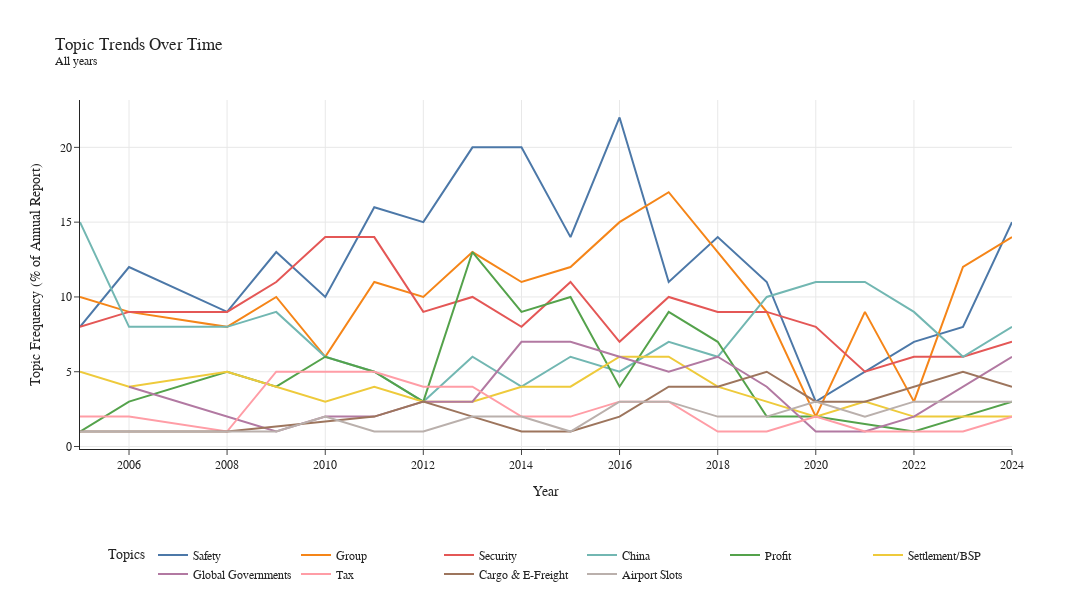

This figure's notebook cell:
### Code cell
# ------------------------------------------------------------
# Generate topic time series and visualize trends
# ------------------------------------------------------------

timestamps = pd.to_datetime(timestamps, format="%Y")
topics_over_time = topic_model.topics_over_time(texts, timestamps, topic_model.topics_)

# OPTIONAL: Set filter criteria
# Set to None to ignore
min_year = None
max_year = None
exclude_years = None #[2020]  

# Apply year filtering
filtered_topics, filter_label = filter_dataframe_by_year(
    topics_over_time,
    min_year=min_year,
    max_year=max_year,
    exclude_years=exclude_years
)

# Apply topic filtering (remove junk and noise topics)
filtered_topics = filtered_topics[
    (~filtered_topics["Topic"].isin(junk_topics)) &
    (filtered_topics["Topic"] != -1)
]

# Select top k most frequent clean topics
top_k = 10
top_topics = get_top_topics(filtered_topics, top_k)


# Make plot of topic frequency by year
# y-axis = % of all text chunks assigned to this topic in a given year
fig = topic_model.visualize_topics_over_time(filtered_topics, topics=top_topics)

# Apply custom colors and labels
palette = px.colors.qualitative.T10

for i, trace in enumerate(fig.data):
    topic_id = top_topics[i]
    trace.line.color = palette[i % len(palette)]
    trace.name = clean_labels[topic_id]
    hover_text = trace.hovertemplate or ""
    trace.hovertemplate = f"{clean_labels[topic_id]}<extra></extra>"

# Clean up the figure layout
fig.update_layout(
    title=f"Topic Trends Over Time<br><sup>{filter_label}</sup>",
    width=1200,
    height=600,
    xaxis_title="Year",
    yaxis_title="Topic Frequency (% of Annual Report)",
    legend_title="Topics",
    font=dict(family="Arial", size=12),
    legend=dict(
        orientation="h",
        yanchor="bottom",
        y=-0.4,
        xanchor="center",
        x=0.5
    )
)

output_filename = f"../outputs/topic_trends"
fig.write_html(f"{output_filename}.html")
fig.write_image(f"{output_filename}.png")

fig.show()

### Figure 1 — Plotly figure (JSON) as saved in the notebook; plotly's stock layout.template omitted (floating-point values rounded to 4 significant figures)
{"data": [{"hoverinfo": "text", "hovertemplate": "Safety<extra></extra>", "hovertext": ["<b>Topic 0</b><br>Words: safety, iosa, accident, analysis, programme", "<b>Topic 0</b><br>Words: safety, iosa, accident, audit, rate", "<b>Topic 0</b><br>Words: safety, iosa, audit, accidents, accident", "<b>Topic 0</b><br>Words: safety, iosa, accident, accidents, maintenance", "<b>Topic 0</b><br>Words: safety, iosa, accident, accidents, maintenance", "<b>Topic 0</b><br>Words: safety, iosa, accident, accidents, rate", "<b>Topic 0</b><br>Words: safety, iosa, accidents, accident, icao", "<b>Topic 0</b><br>Words: safety, iosa, accidents, audit, rate", "<b>Topic 0</b><br>Words: safety, iosa, accidents, accident, data", "<b>Topic 0</b><br>Words: safety, iosa, accidents, audit, accident", "<b>Topic 0</b><br>Words: safety, accidents, iosa, accident, fatalities", "<b>Topic 0</b><br>Words: safety, accidents, accident, iosa, cfit", "<b>Topic 0</b><br>Words: safety, accidents, iosa, accident, flights", "<b>Topic 0</b><br>Words: safety, accidents, accident, iosa, turbulence", "<b>Topic 0</b><br>Words: vouchers, safety, refundable vouchers, refundable, iosa", "<b>Topic 0</b><br>Words: safety, safety risk, accidents, safety leadership, pillar", "<b>Topic 0</b><br>Words: safety, million flights, flights, accident, million", "<b>Topic 0</b><br>Words: safety, iosa, accidents, accident, rate", "<b>Topic 0</b><br>Words: safety, iosa, accidents, accident, fatal"], "line": {"color": "#4C78A8"}, "marker": {"color": "#E69F00"}, "mode": "lines", "name": "Safety", "type": "scatter", "x": ["2005-01-01T00:00:00.000000000", "2006-01-01T00:00:00.000000000", "2008-01-01T00:00:00.000000000", "2009-01-01T00:00:00.000000000", "2010-01-01T00:00:00.000000000", "2011-01-01T00:00:00.000000000", "2012-01-01T00:00:00.000000000", "2013-01-01T00:00:00.000000000", "2014-01-01T00:00:00.000000000", "2015-01-01T00:00:00.000000000", "2016-01-01T00:00:00.000000000", "2017-01-01T00:00:00.000000000", "2018-01-01T00:00:00.000000000", "2019-01-01T00:00:00.000000000", "2020-01-01T00:00:00.000000000", "2021-01-01T00:00:00.000000000", "2022-01-01T00:00:00.000000000", "2023-01-01T00:00:00.000000000", "2024-01-01T00:00:00.000000000"], "y": [8, 12, 9, 13, 10, 16, 15, 20, 20, 14, 22, 11, 14, 11, 3, 5, 7, 8, 15]}, {"hoverinfo": "text", "hovertemplate": "Group<extra></extra>", "hovertext": ["<b>Topic 1</b><br>Words: security, api, security manual, manual, governments", "<b>Topic 1</b><br>Words: security, measures, screening, sems, governments", "<b>Topic 1</b><br>Words: security, data, passenger, sems, pnr", "<b>Topic 1</b><br>Words: security, passenger, program, sems, data", "<b>Topic 1</b><br>Words: security, sems, security facilitation, approach, facilitation", "<b>Topic 1</b><br>Words: security, checkpoint, checkpoint future, dhs, icao", "<b>Topic 1</b><br>Words: security, data, passenger, checkpoint, programs", "<b>Topic 1</b><br>Words: security, cof, one-stop, passenger, screening", "<b>Topic 1</b><br>Words: security, smart security, smart, passenger, information", "<b>Topic 1</b><br>Words: security, information, smart security, smart, cyber", "<b>Topic 1</b><br>Words: security, information, pnr, smart security, smart", "<b>Topic 1</b><br>Words: security, smart security, smart, information, governments", "<b>Topic 1</b><br>Words: security, smart security, smart, data, screening", "<b>Topic 1</b><br>Words: security, gasep, information, threats, governments", "<b>Topic 1</b><br>Words: security, cybersecurity, threats, cyber, conflict zones", "<b>Topic 1</b><br>Words: security, countries, belarus, terrorist, screening", "<b>Topic 1</b><br>Words: security, civil, attacks, information, airspace", "<b>Topic 1</b><br>Words: security, screening, measures, risk, information", "<b>Topic 1</b><br>Words: security, cybersecurity, information, sems, cyber"], "line": {"color": "#F58518"}, "marker": {"color": "#56B4E9"}, "mode": "lines", "name": "Group", "type": "scatter", "x": ["2005-01-01T00:00:00.000000000", "2006-01-01T00:00:00.000000000", "2008-01-01T00:00:00.000000000", "2009-01-01T00:00:00.000000000", "2010-01-01T00:00:00.000000000", "2011-01-01T00:00:00.000000000", "2012-01-01T00:00:00.000000000", "2013-01-01T00:00:00.000000000", "2014-01-01T00:00:00.000000000", "2015-01-01T00:00:00.000000000", "2016-01-01T00:00:00.000000000", "2017-01-01T00:00:00.000000000", "2018-01-01T00:00:00.000000000", "2019-01-01T00:00:00.000000000", "2020-01-01T00:00:00.000000000", "2021-01-01T00:00:00.000000000", "2022-01-01T00:00:00.000000000", "2023-01-01T00:00:00.000000000", "2024-01-01T00:00:00.000000000"], "y": [10, 9, 8, 10, 6, 11, 10, 13, 11, 12, 15, 17, 13, 9, 2, 9, 3, 12, 14]}, {"hoverinfo": "text", "hovertemplate": "Security<extra></extra>", "hovertext": ["<b>Topic 2</b><br>Words: settlement, service, card, sales, billion", "<b>Topic 2</b><br>Words: settlement, cass, service, sales, billion", "<b>Topic 2</b><br>Words: settlement, interline, sales, funds, billing", "<b>Topic 2</b><br>Words: settlement, billing, interline, billion, service", "<b>Topic 2</b><br>Words: settlement, bsp, cass, billion, bsps", "<b>Topic 2</b><br>Words: settlement, cass, billion, service, interline", "<b>Topic 2</b><br>Words: settlement, processed, billion, bsp, billing", "<b>Topic 2</b><br>Words: settlement, billion, bsp, cass, iss", "<b>Topic 2</b><br>Words: iss, settlement, funds, billion, settlement systems", "<b>Topic 2</b><br>Words: settlement, iss, billion, bsp, funds", "<b>Topic 2</b><br>Words: settlement, iss, billion, bsp, agents", "<b>Topic 2</b><br>Words: settlement, iss, billion, processed, bsp", "<b>Topic 2</b><br>Words: settlement, iss, billion, processed, bsp", "<b>Topic 2</b><br>Words: settlement, agents, bsp, processed, services", "<b>Topic 2</b><br>Words: settlement, agents, bsp, processed, travel agents", "<b>Topic 2</b><br>Words: settlement, billion, processed, processed billion, bsp", "<b>Topic 2</b><br>Words: processed, billion, processed billion, settlement, cass", "<b>Topic 2</b><br>Words: billion, settlement, processed, processed billion, financial", "<b>Topic 2</b><br>Words: settlement, billion, processed, cass, bsp"], "line": {"color": "#E45756"}, "marker": {"color": "#009E73"}, "mode": "lines", "name": "Security", "type": "scatter", "x": ["2005-01-01T00:00:00.000000000", "2006-01-01T00:00:00.000000000", "2008-01-01T00:00:00.000000000", "2009-01-01T00:00:00.000000000", "2010-01-01T00:00:00.000000000", "2011-01-01T00:00:00.000000000", "2012-01-01T00:00:00.000000000", "2013-01-01T00:00:00.000000000", "2014-01-01T00:00:00.000000000", "2015-01-01T00:00:00.000000000", "2016-01-01T00:00:00.000000000", "2017-01-01T00:00:00.000000000", "2018-01-01T00:00:00.000000000", "2019-01-01T00:00:00.000000000", "2020-01-01T00:00:00.000000000", "2021-01-01T00:00:00.000000000", "2022-01-01T00:00:00.000000000", "2023-01-01T00:00:00.000000000", "2024-01-01T00:00:00.000000000"], "y": [8, 9, 9, 11, 14, 14, 9, 10, 8, 11, 7, 10, 9, 9, 8, 5, 6, 6, 7]}, {"hoverinfo": "text", "hovertemplate": "China<extra></extra>", "hovertext": ["<b>Topic 4</b><br>Words: www org, org, www, simplifying, whatwedo", "<b>Topic 4</b><br>Words: efficiency, stop, agenda change, agenda, freedom", "<b>Topic 4</b><br>Words: liberalisation, bilateral, open, open skies, skies", "<b>Topic 4</b><br>Words: engine, engine engine, crisis, jatropha, boeing", "<b>Topic 4</b><br>Words: forest, asas, fly, cautious optimism, cautious", "<b>Topic 4</b><br>Words: tony, forest, report, great, leadership", "<b>Topic 4</b><br>Words: feature, governments, does, policy, environment", "<b>Topic 4</b><br>Words: feature, driving, environment, secure profitable, focused", "<b>Topic 4</b><br>Words: centennial, future, gen, contributions, look", "<b>Topic 4</b><br>Words: like, leadership, count provide, provide leadership, advocacy", "<b>Topic 4</b><br>Words: global, great, important, models, strengthened", "<b>Topic 4</b><br>Words: think, customers, really, voice, compete", "<b>Topic 4</b><br>Words: important, digital, future, good, lccs", "<b>Topic 4</b><br>Words: story, contents, important, contents contents, future", "<b>Topic 4</b><br>Words: story, title, figures, meeting amsterdam, international 76th", "<b>Topic 4</b><br>Words: services, sustainability, story, financial services, boston usa", "<b>Topic 4</b><br>Words: contents, talent, walsh robin, story, regulations environment", "<b>Topic 4</b><br>Words: challenges, contributor, leaders, economic, encourage", "<b>Topic 4</b><br>Words: ai, saf, production, economics, makolo chair"], "line": {"color": "#72B7B2"}, "marker": {"color": "#F0E442"}, "mode": "lines", "name": "China", "type": "scatter", "x": ["2005-01-01T00:00:00.000000000", "2006-01-01T00:00:00.000000000", "2008-01-01T00:00:00.000000000", "2009-01-01T00:00:00.000000000", "2010-01-01T00:00:00.000000000", "2011-01-01T00:00:00.000000000", "2012-01-01T00:00:00.000000000", "2013-01-01T00:00:00.000000000", "2014-01-01T00:00:00.000000000", "2015-01-01T00:00:00.000000000", "2016-01-01T00:00:00.000000000", "2017-01-01T00:00:00.000000000", "2018-01-01T00:00:00.000000000", "2019-01-01T00:00:00.000000000", "2020-01-01T00:00:00.000000000", "2021-01-01T00:00:00.000000000", "2022-01-01T00:00:00.000000000", "2023-01-01T00:00:00.000000000", "2024-01-01T00:00:00.000000000"], "y": [15, 8, 8, 9, 6, 5, 3, 6, 4, 6, 5, 7, 6, 10, 11, 11, 9, 6, 8]}, {"hoverinfo": "text", "hovertemplate": "Profit<extra></extra>", "hovertext": ["<b>Topic 7</b><br>Words: cargo, programme, freight forwarder, forwarder, freight", "<b>Topic 7</b><br>Words: e-freight, cargo, customs, wco, e-freight goal", "<b>Topic 7</b><br>Words: cargo, e-freight, freight, programme, supply", "<b>Topic 7</b><br>Words: cargo, e-freight, customs, documents, electronic", "<b>Topic 7</b><br>Words: cargo, freight, e-freight, c2k, secure freight", "<b>Topic 7</b><br>Words: cargo, e-freight, supply chain, chain, supply", "<b>Topic 7</b><br>Words: e-freight, cargo, penetration, supply chain, chain", "<b>Topic 7</b><br>Words: cargo, e-freight, freight, e-awb, forwarders", "<b>Topic 7</b><br>Words: cargo, e-freight, chain, e-awb, freight", "<b>Topic 7</b><br>Words: cargo, e-awb, e-freight, freight, chain", "<b>Topic 7</b><br>Words: cargo, e-awb, chain, freight, e-freight", "<b>Topic 7</b><br>Words: cargo, e-awb, forwarders, freight forwarders, freight", "<b>Topic 7</b><br>Words: cargo, e-awb, chain, e-freight, trade", "<b>Topic 7</b><br>Words: cargo, data, e-awb, modernization, cargo-xml", "<b>Topic 7</b><br>Words: cargo, facility, cargo facility, digital, supply chain", "<b>Topic 7</b><br>Words: cargo, shipment, tracking, regarding, supply", "<b>Topic 7</b><br>Words: digital, record, cargo, standards, enhancing", "<b>Topic 7</b><br>Words: digitalization, cargo, digital, tracking, customs"], "line": {"color": "#54A24B"}, "marker": {"color": "#D55E00"}, "mode": "lines", "name": "Profit", "type": "scatter", "x": ["2005-01-01T00:00:00.000000000", "2006-01-01T00:00:00.000000000", "2008-01-01T00:00:00.000000000", "2009-01-01T00:00:00.000000000", "2010-01-01T00:00:00.000000000", "2011-01-01T00:00:00.000000000", "2012-01-01T00:00:00.000000000", "2013-01-01T00:00:00.000000000", "2014-01-01T00:00:00.000000000", "2015-01-01T00:00:00.000000000", "2016-01-01T00:00:00.000000000", "2017-01-01T00:00:00.000000000", "2018-01-01T00:00:00.000000000", "2019-01-01T00:00:00.000000000", "2020-01-01T00:00:00.000000000", "2022-01-01T00:00:00.000000000", "2023-01-01T00:00:00.000000000", "2024-01-01T00:00:00.000000000"], "y": [1, 3, 5, 4, 6, 5, 3, 13, 9, 10, 4, 9, 7, 2, 2, 1, 2, 3]}, {"hoverinfo": "text", "hovertemplate": "Settlement/BSP<extra></extra>", "hovertext": ["<b>Topic 12</b><br>Words: china, express, royal, lan, cargo", "<b>Topic 12</b><br>Words: lan, china, royal, cargo, express", "<b>Topic 12</b><br>Words: lan, china, cargo, royal, lufthansa", "<b>Topic 12</b><br>Words: china, lan, royal, lufthansa, cargo", "<b>Topic 12</b><br>Words: lan, china, cargo, express, royal", "<b>Topic 12</b><br>Words: lan, china, linhas, aéreas, linhas aéreas", "<b>Topic 12</b><br>Words: lan, china, cargo, express, royal", "<b>Topic 12</b><br>Words: lan, china, cargo, express, royal", "<b>Topic 12</b><br>Words: lan, china, cargo, express, royal", "<b>Topic 12</b><br>Words: china, lan, cargo, express, royal", "<b>Topic 12</b><br>Words: china, international, lan, cargo, express", "<b>Topic 12</b><br>Words: latam, china, cargo, international, iran", "<b>Topic 12</b><br>Words: latam, china, express, cargo, avianca", "<b>Topic 12</b><br>Words: latam, china, cargo, avianca, thai", "<b>Topic 12</b><br>Words: latam, china, cargo, avianca, express", "<b>Topic 12</b><br>Words: latam, express, china, cargo, administration", "<b>Topic 12</b><br>Words: latam, china, cargo, express, royal", "<b>Topic 12</b><br>Words: latam, china, cargo, express, royal", "<b>Topic 12</b><br>Words: latam, china, express, cargo, fly"], "line": {"color": "#EECA3B"}, "marker": {"color": "#0072B2"}, "mode": "lines", "name": "Settlement/BSP", "type": "scatter", "x": ["2005-01-01T00:00:00.000000000", "2006-01-01T00:00:00.000000000", "2008-01-01T00:00:00.000000000", "2009-01-01T00:00:00.000000000", "2010-01-01T00:00:00.000000000", "2011-01-01T00:00:00.000000000", "2012-01-01T00:00:00.000000000", "2013-01-01T00:00:00.000000000", "2014-01-01T00:00:00.000000000", "2015-01-01T00:00:00.000000000", "2016-01-01T00:00:00.000000000", "2017-01-01T00:00:00.000000000", "2018-01-01T00:00:00.000000000", "2019-01-01T00:00:00.000000000", "2020-01-01T00:00:00.000000000", "2021-01-01T00:00:00.000000000", "2022-01-01T00:00:00.000000000", "2023-01-01T00:00:00.000000000", "2024-01-01T00:00:00.000000000"], "y": [5, 4, 5, 4, 3, 4, 3, 3, 4, 4, 6, 6, 4, 3, 2, 3, 2, 2, 2]}, {"hoverinfo": "text", "hovertemplate": "Global Governments<extra></extra>", "hovertext": ["<b>Topic 13</b><br>Words: tax, swedish, government, euro, taxes", "<b>Topic 13</b><br>Words: tax, taxes, environmental, million, proposals", "<b>Topic 13</b><br>Words: dutch, tax, taxes, government, billion dutch", "<b>Topic 13</b><br>Words: tax, taxation, taxes, tourism, ticket", "<b>Topic 13</b><br>Words: tax, taxes, government, irish government, taxation", "<b>Topic 13</b><br>Words: tax, taxes, taxation, vat, government", "<b>Topic 13</b><br>Words: tax, taxes, vat, taxation, government", "<b>Topic 13</b><br>Words: tax, taxes, taxation, government, passenger", "<b>Topic 13</b><br>Words: tax, taxes, taxation, government, apd", "<b>Topic 13</b><br>Words: tax, taxes, taxation, fee, passenger", "<b>Topic 13</b><br>Words: tax, government, taxes, vat, taxation", "<b>Topic 13</b><br>Words: tax, government, taxes, taxation, vat", "<b>Topic 13</b><br>Words: tax, government, levy, taxation, vat", "<b>Topic 13</b><br>Words: tax, taxation, million, saving million, saving", "<b>Topic 13</b><br>Words: tax, europe energy, energy carbon, energy, initiatives", "<b>Topic 13</b><br>Words: tax, eu, taxes, taxation, non-eu", "<b>Topic 13</b><br>Words: tax, taxation, taxes, article, government", "<b>Topic 13</b><br>Words: tax, taxes, taxation, revenue, government"], "line": {"color": "#B279A2"}, "marker": {"color": "#CC79A7"}, "mode": "lines", "name": "Global Governments", "type": "scatter", "x": ["2006-01-01T00:00:00.000000000", "2008-01-01T00:00:00.000000000", "2009-01-01T00:00:00.000000000", "2010-01-01T00:00:00.000000000", "2011-01-01T00:00:00.000000000", "2012-01-01T00:00:00.000000000", "2013-01-01T00:00:00.000000000", "2014-01-01T00:00:00.000000000", "2015-01-01T00:00:00.000000000", "2016-01-01T00:00:00.000000000", "2017-01-01T00:00:00.000000000", "2018-01-01T00:00:00.000000000", "2019-01-01T00:00:00.000000000", "2020-01-01T00:00:00.000000000", "2021-01-01T00:00:00.000000000", "2022-01-01T00:00:00.000000000", "2023-01-01T00:00:00.000000000", "2024-01-01T00:00:00.000000000"], "y": [4, 2, 1, 2, 2, 3, 3, 7, 7, 6, 5, 6, 4, 1, 1, 2, 4, 6]}, {"hoverinfo": "text", "hovertemplate": "Tax<extra></extra>", "hovertext": ["<b>Topic 21</b><br>Words: billion, aggregate, growth, profit, loss", "<b>Topic 21</b><br>Words: billion, profitability, losses, profits, fuel prices", "<b>Topic 21</b><br>Words: billion, costs, profit, price fuel, price", "<b>Topic 21</b><br>Words: losses, recession, profit, net, billion", "<b>Topic 21</b><br>Words: cash flows, cash, flows, losses, billion", "<b>Topic 21</b><br>Words: profits, net posttax, posttax, posttax profits, ebit", "<b>Topic 21</b><br>Words: profit, profits, billion, ebit, revenues", "<b>Topic 21</b><br>Words: profits, net, profit, billion, growth", "<b>Topic 21</b><br>Words: profitability, profit, revenues, billion, improved profitability", "<b>Topic 21</b><br>Words: profit, revenues, profitability, ancillary, billion", "<b>Topic 21</b><br>Words: profi, financial performance, profit, generated, financial", "<b>Topic 21</b><br>Words: profit, profits, billion, american, earned", "<b>Topic 21</b><br>Words: operating profit, margin, operating, profit, important contributor", "<b>Topic 21</b><br>Words: financial performance, passenger basis, regionally, north american, financial", "<b>Topic 21</b><br>Words: operating, remained, operating margin, margin, financial performance", "<b>Topic 21</b><br>Words: cash, carriers, cash flow, flow, positive", "<b>Topic 21</b><br>Words: region, margin, international travel, operating, outbreaks risk-averse", "<b>Topic 21</b><br>Words: roic, source financial, net, financial forecast, north american", "<b>Topic 21</b><br>Words: profit, economics analyst, net, analyst, net profit"], "line": {"color": "#FF9DA6"}, "marker": {"color": "#E69F00"}, "mode": "lines", "name": "Tax", "type": "scatter", "x": ["2005-01-01T00:00:00.000000000", "2006-01-01T00:00:00.000000000", "2008-01-01T00:00:00.000000000", "2009-01-01T00:00:00.000000000", "2010-01-01T00:00:00.000000000", "2011-01-01T00:00:00.000000000", "2012-01-01T00:00:00.000000000", "2013-01-01T00:00:00.000000000", "2014-01-01T00:00:00.000000000", "2015-01-01T00:00:00.000000000", "2016-01-01T00:00:00.000000000", "2017-01-01T00:00:00.000000000", "2018-01-01T00:00:00.000000000", "2019-01-01T00:00:00.000000000", "2020-01-01T00:00:00.000000000", "2021-01-01T00:00:00.000000000", "2022-01-01T00:00:00.000000000", "2023-01-01T00:00:00.000000000", "2024-01-01T00:00:00.000000000"], "y": [2, 2, 1, 5, 5, 5, 4, 4, 2, 2, 3, 3, 1, 1, 2, 1, 1, 1, 2]}, {"hoverinfo": "text", "hovertemplate": "Cargo & E-Freight<extra></extra>", "hovertext": ["<b>Topic 22</b><br>Words: slots, fix isn, isn broken, isn, fix", "<b>Topic 22</b><br>Words: slots, real problem, scheduling, problem, slot", "<b>Topic 22</b><br>Words: slot, schedules conference, conference, schedules, activities", "<b>Topic 22</b><br>Words: wsg, slot, scheduling, slots, opens", "<b>Topic 22</b><br>Words: slot, rule, airports, utilization, wsg", "<b>Topic 22</b><br>Words: slot, cbp, wsg, airports, slot management", "<b>Topic 22</b><br>Words: wsg, slot, capacity, constraints, deviations", "<b>Topic 22</b><br>Words: wsg, slot, capacity, deviations, slots", "<b>Topic 22</b><br>Words: wsg, slot, slots, signifi, capacity", "<b>Topic 22</b><br>Words: slot, wsg, airports, slots, level airports", "<b>Topic 22</b><br>Words: slot, wsg, slots, airport, airport slot", "<b>Topic 22</b><br>Words: slot, wsg, slots, airports, slot regulation", "<b>Topic 22</b><br>Words: slot, slots, wsg, worldwide airport, waiver", "<b>Topic 22</b><br>Words: slot, slots, ec, summer, waivers", "<b>Topic 22</b><br>Words: slot, slots, flexibility, airport, worldwide airport", "<b>Topic 22</b><br>Words: slot, slots, slot regulation, capacity, regulation", "<b>Topic 22</b><br>Words: slot, wasg, capacity, slots, airport"], "line": {"color": "#9D755D"}, "marker": {"color": "#56B4E9"}, "mode": "lines", "name": "Cargo & E-Freight", "type": "scatter", "x": ["2005-01-01T00:00:00.000000000", "2006-01-01T00:00:00.000000000", "2008-01-01T00:00:00.000000000", "2011-01-01T00:00:00.000000000", "2012-01-01T00:00:00.000000000", "2013-01-01T00:00:00.000000000", "2014-01-01T00:00:00.000000000", "2015-01-01T00:00:00.000000000", "2016-01-01T00:00:00.000000000", "2017-01-01T00:00:00.000000000", "2018-01-01T00:00:00.000000000", "2019-01-01T00:00:00.000000000", "2020-01-01T00:00:00.000000000", "2021-01-01T00:00:00.000000000", "2022-01-01T00:00:00.000000000", "2023-01-01T00:00:00.000000000", "2024-01-01T00:00:00.000000000"], "y": [1, 1, 1, 2, 3, 2, 1, 1, 2, 4, 4, 5, 3, 3, 4, 5, 4]}, {"hoverinfo": "text", "hovertemplate": "Airport Slots<extra></extra>", "hovertext": ["<b>Topic 25</b><br>Words: jean-cyril spinetta, spinetta, jean-cyril, klm, enrique", "<b>Topic 25</b><br>Words: milton, robert milton, robert, fernando, royal", "<b>Topic 25</b><br>Words: fernando, enrique, david, klm, liu shaoyong", "<b>Topic 25</b><br>Words: aeromexico fernando, ask questions, question make, american tawfik, swiss naresh", "<b>Topic 25</b><br>Words: tyler, tony tyler, tony, klm, enrique", "<b>Topic 25</b><br>Words: david bronczek, bronczek, david, enrique, cho korean", "<b>Topic 25</b><br>Words: david, peter hartman, hartman, peter, klm", "<b>Topic 25</b><br>Words: david, joyce, alan joyce, alan, klm", "<b>Topic 25</b><br>Words: david, directors, anderson, richard anderson, france-klm", "<b>Topic 25</b><br>Words: group, david, managing kenya, group managing, calin", "<b>Topic 25</b><br>Words: egyptair, alexandre, klm, conesa, china", "<b>Topic 25</b><br>Words: group, france, klm, al, juniac", "<b>Topic 25</b><br>Words: group, managing, klm, managing kenya, group managing", "<b>Topic 25</b><br>Words: al, akbar al, akbar, baker, al baker", "<b>Topic 25</b><br>Words: egyptair, group, managing, saudi arabian, arabian", "<b>Topic 25</b><br>Words: klm, egyptair, china southern, china, france", "<b>Topic 25</b><br>Words: klm, france, group, managing, china", "<b>Topic 25</b><br>Words: group, chair, directors, cathay pacific, cathay", "<b>Topic 25</b><br>Words: group, chair, directors, smith, group qatar"], "line": {"color": "#BAB0AC"}, "marker": {"color": "#009E73"}, "mode": "lines", "name": "Airport Slots", "type": "scatter", "x": ["2005-01-01T00:00:00.000000000", "2006-01-01T00:00:00.000000000", "2008-01-01T00:00:00.000000000", "2009-01-01T00:00:00.000000000", "2010-01-01T00:00:00.000000000", "2011-01-01T00:00:00.000000000", "2012-01-01T00:00:00.000000000", "2013-01-01T00:00:00.000000000", "2014-01-01T00:00:00.000000000", "2015-01-01T00:00:00.000000000", "2016-01-01T00:00:00.000000000", "2017-01-01T00:00:00.000000000", "2018-01-01T00:00:00.000000000", "2019-01-01T00:00:00.000000000", "2020-01-01T00:00:00.000000000", "2021-01-01T00:00:00.000000000", "2022-01-01T00:00:00.000000000", "2023-01-01T00:00:00.000000000", "2024-01-01T00:00:00.000000000"], "y": [1, 1, 1, 1, 2, 1, 1, 2, 2, 1, 3, 3, 2, 2, 3, 2, 3, 3, 3]}], "layout": {"font": {"family": "Arial", "size": 12}, "height": 600, "hoverlabel": {"bgcolor": "white", "font": {"family": "Rockwell", "size": 16}}, "legend": {"orientation": "h", "title": {"text": "Topics"}, "x": 0.5, "xanchor": "center", "y": -0.4, "yanchor": "bottom"}, "title": {"text": "Topic Trends Over Time<br><sup>All years</sup>"}, "width": 1200, "xaxis": {"showgrid": true, "title": {"text": "Year"}}, "yaxis": {"showgrid": true, "title": {"text": "Topic Frequency (% of Annual Report)"}}}}
